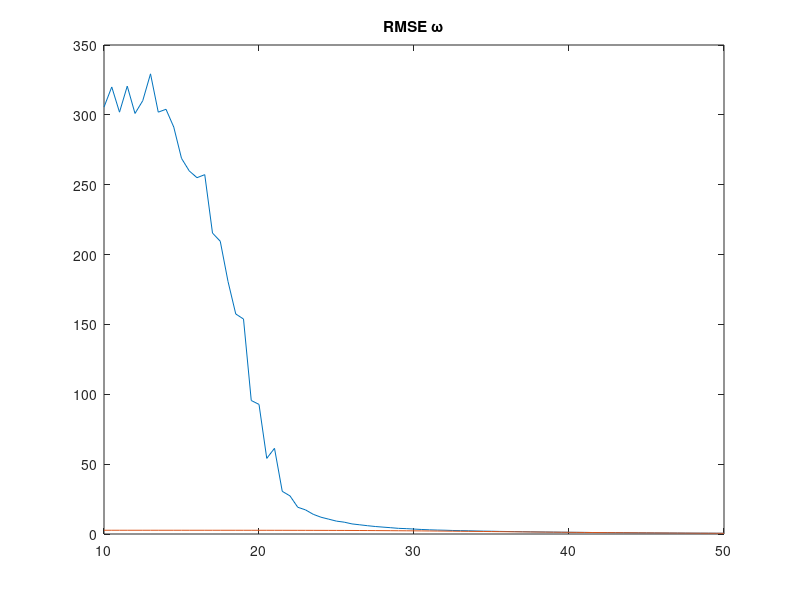
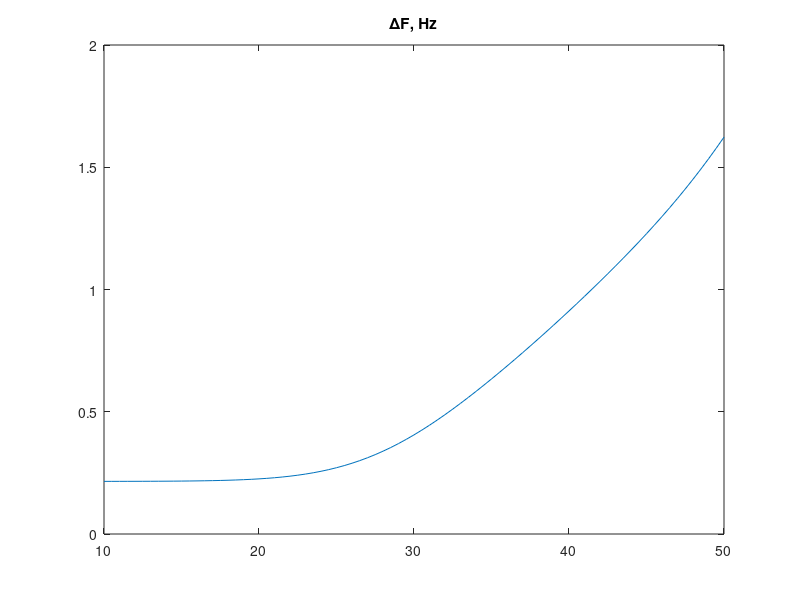

The MATLAB source for these figures, in order:
load('Stat.mat');

plot(StatFile.qcno_dB, [sqrt(StatFile.DestW./StatFile.Np)/2/pi; 
    sqrt(StatFile.DestW_Theor)/2/pi]);
title('RMSE \omega')
% ylim([0 max(sqrt(StatFile.DestW_Theor)/2/pi)]);
figure
plot(StatFile.qcno_dB, StatFile.FLL_Band)
title('\DeltaF, Hz')


